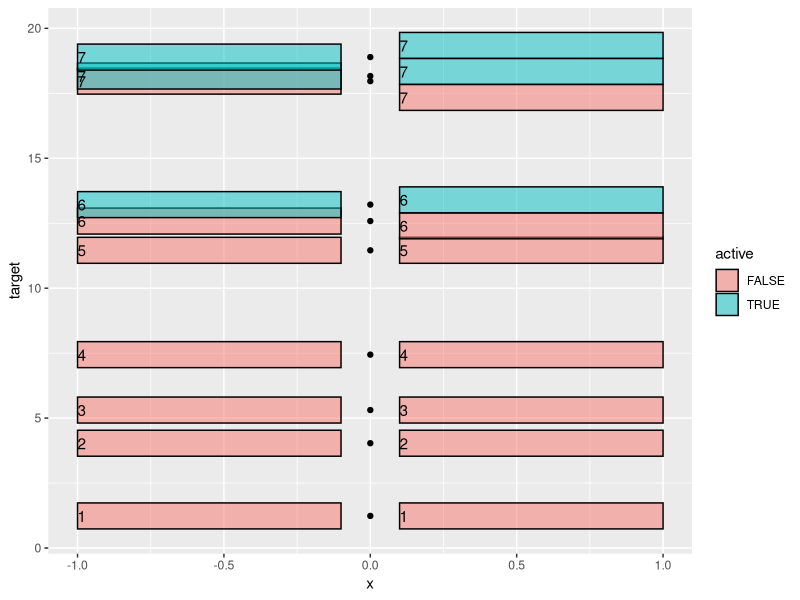
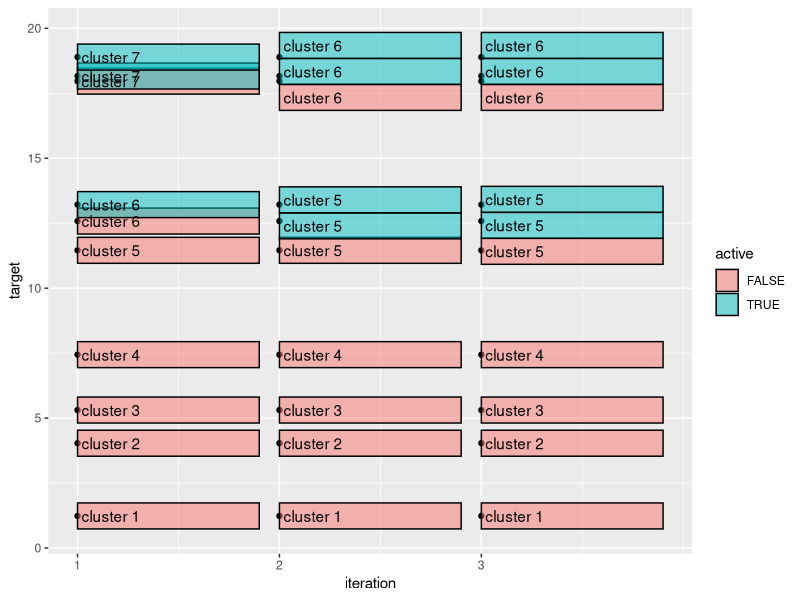

These charts were generated, in order, by the following R code:
N.boxes <- 10
set.seed(1)
target <- sort(runif(N.boxes, 0, 2*N.boxes))
library(data.table)
library(ggplot2)
get_update <- function(target, current, half.size)data.table(
  target, current, half.size
)[
, active := !c(TRUE, (current+half.size)[-.N] < (current-half.size)[-1])
][
, cluster := cumsum(!active)
][
, offset := cumsum(c(0,half.size[-1]+half.size[-.N])), by=cluster
][
, update := offset+mean(current-offset), by=cluster
][]
it.dt <- get_update(target, target, 0.5)

rect.info <- rbind(
  data.table(variable="current", xmin=-1, xmax=-0.1),
  data.table(variable="update", xmin=0.1, xmax=1)
)
(target.long <- melt(
  it.dt,
  measure.vars=c("current","update")
)[rect.info, on="variable"])
ggplot()+
  geom_point(aes(
    0, target),
    data=it.dt)+
  geom_rect(aes(
    xmin=xmin, xmax=xmax,
    ymin=value-half.size, ymax=value+half.size,
    fill=active),
    color="black",
    alpha=0.5,
    data=target.long)+
  geom_text(aes(
    xmin, value, label=cluster),
    hjust=0,
    data=target.long)

done <- FALSE
iteration <- 1
current <- target
iteration.dt.list <- list()
while(!done){
  it.dt <- get_update(target, current, 0.5)
  if(it.dt[, all(current==update)])done <- TRUE
  current <- it.dt$update
  iteration.dt.list[[iteration]] <- data.table(iteration, it.dt)
  iteration <- iteration+1
}
(iteration.dt <- rbindlist(iteration.dt.list))

gg <- ggplot()+
  geom_point(aes(
    iteration, target),
    data=iteration.dt)+
  geom_rect(aes(
    xmin=iteration, xmax=iteration+0.9,
    ymin=current-half.size, ymax=current+half.size,
    fill=active),
    color="black",
    alpha=0.5,
    data=iteration.dt)+
  geom_text(aes(
    iteration, current, label=paste0(" cluster ", cluster)),
    hjust=0,
    data=iteration.dt)+
  scale_x_continuous(breaks=seq(1, max(iteration.dt$iteration)))
png("figure-sim.png", width=6, height=4, units="in", res=200)
print(gg)
dev.off()
